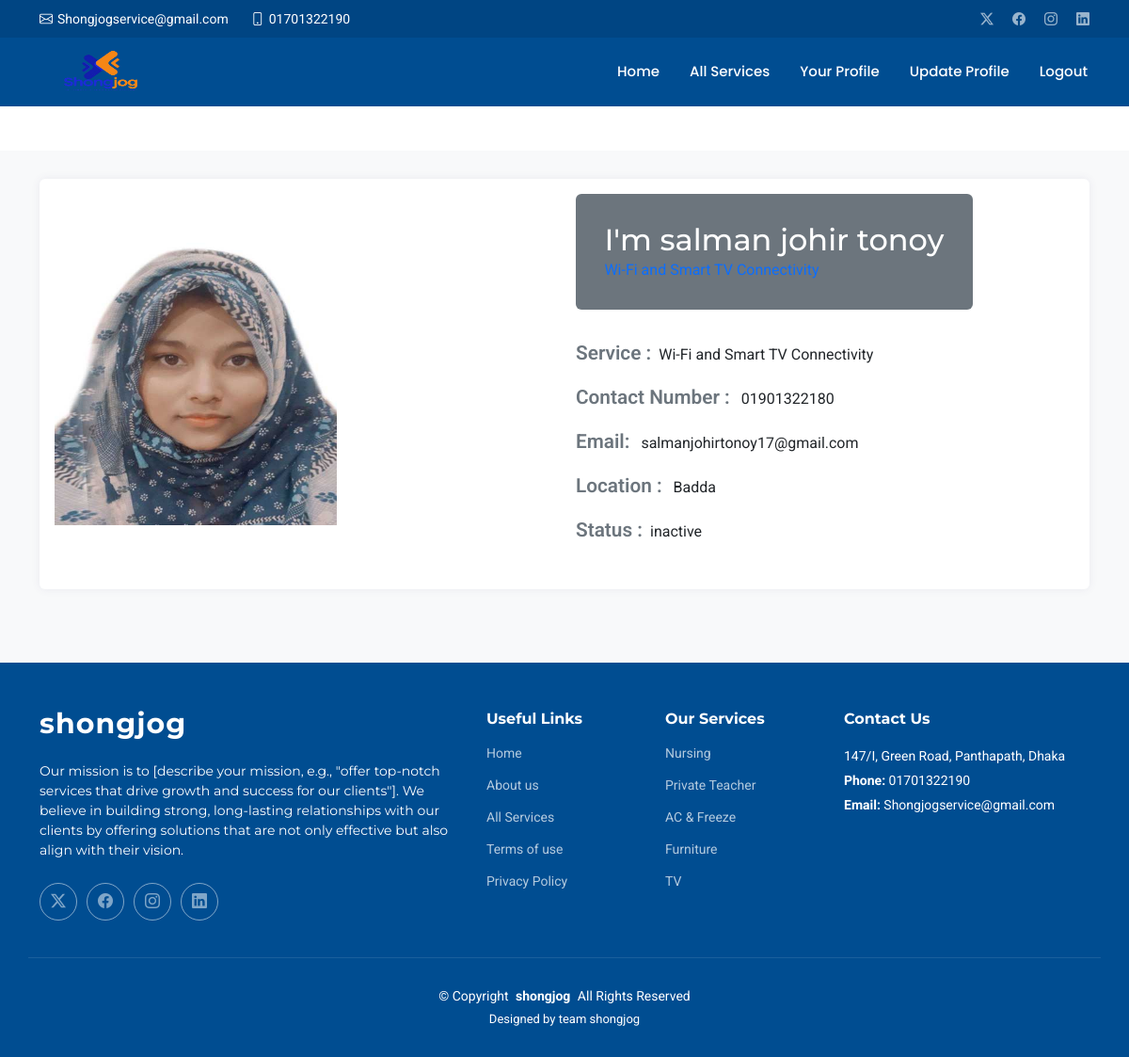
The app's page /profile/ (signed in), older data.
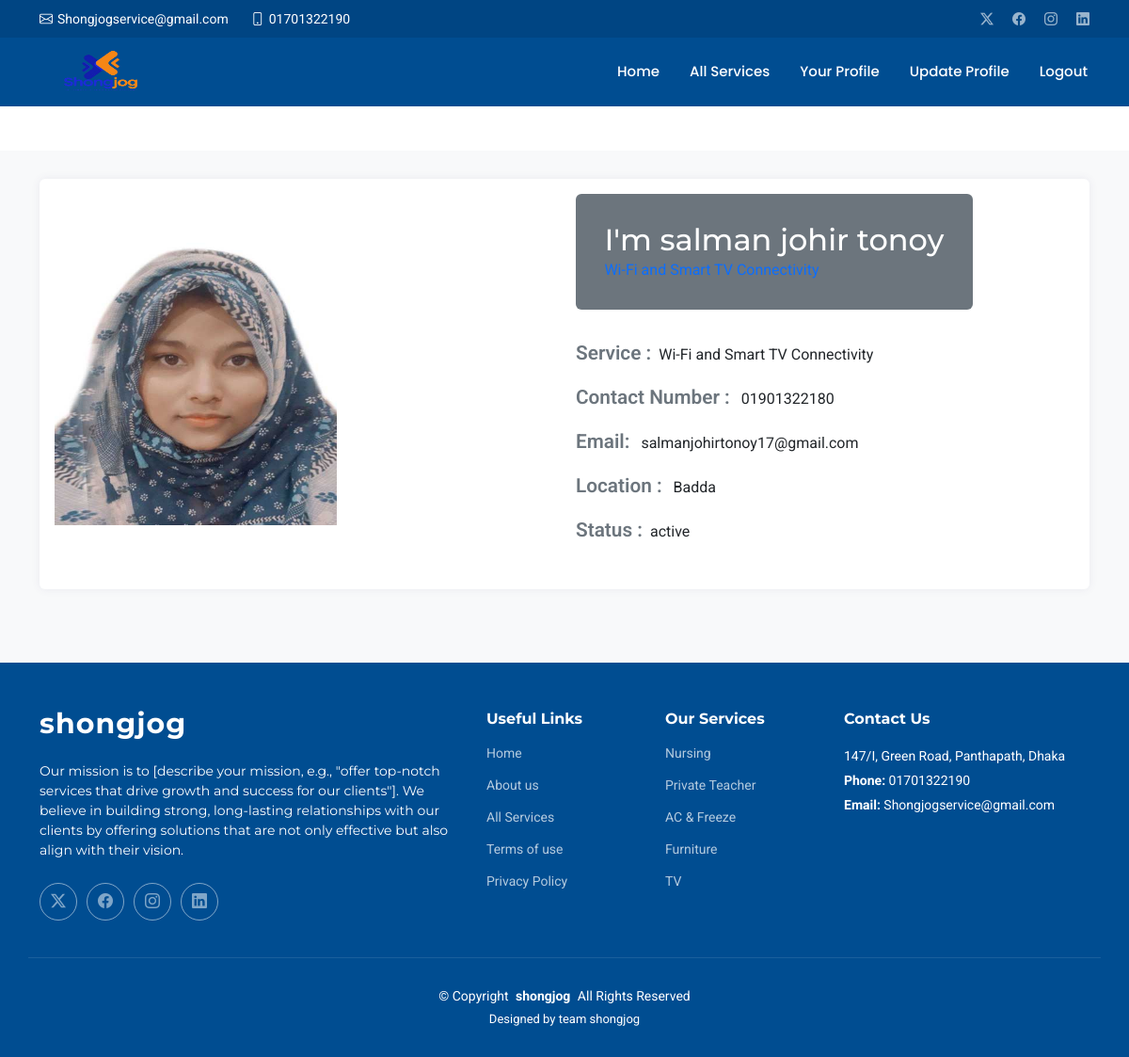
The same page, newer data.
### shongjog/models.py (models this page shows, shortened)
class Infomation_Home(models.Model):
    gmail = models.CharField(max_length=255, blank=True, null=True)
    contact_number = models.CharField(max_length=20)
    address = models.CharField(max_length=200)
    open_hour = models.CharField(max_length=100)
    footer_description = models.TextField(blank=True, null=True)
    copyright = models.CharField(max_length=100)
    design = models.CharField(max_length=100)

class Registration(models.Model):
    user = models.OneToOneField(User, on_delete=models.CASCADE , blank=True, null=True)  # Linked with Django's User model
    phone_number = models.CharField(max_length=15)
    status = models.CharField(max_length=8, choices=[('active', 'Active'), ('inactive', 'Inactive')], default='active')
    occupation = models.CharField(max_length=100)
    area = models.CharField(max_length=100 , blank=True, null=True)
    picture = models.ImageField(upload_to='profile_pictures/', blank=True, null=True)

### all_services/models.py (models this page shows, shortened)
class Services(models.Model):
    service_name = models.CharField(max_length=200)
    image_1 = models.ImageField(upload_to="image/", null=True, blank=True)
    image_2 = models.ImageField(upload_to="image/", null=True, blank=True)
    image_3 = models.ImageField(upload_to="image/", null=True, blank=True)

### shongjog/views.py (the view)
# urls.py: path('profile/', views.profile, name='profile'),
def profile(request):
    registration = get_object_or_404(Registration, user=request.user)
    info_home = get_object_or_404(Infomation_Home)
    search_todo = Services.objects.prefetch_related('service_items').all()
    context = {
        'registration': registration,
        'info_home': info_home,
        'search_todo' : search_todo,
    }
    return render(request, 'profile.html', context)

### templates/profile.html (shortened to what this page needs)
{% load static %}
<!DOCTYPE html>
<html lang="en">
  <head>
    <link
      href="/static/assets/vendor/bootstrap/css/bootstrap.min.css"
      rel="stylesheet"
    />
    <link
      href="/static/assets/vendor/bootstrap-icons/bootstrap-icons.css"
      rel="stylesheet"
    />
    <link href="/static/assets/vendor/aos/aos.css" rel="stylesheet" />
    <link
      href="/static/assets/vendor/glightbox/css/glightbox.min.css"
      rel="stylesheet"
    />
    <link
      href="/static/assets/vendor/swiper/swiper-bundle.min.css"
      rel="stylesheet"
    />
    <link href="/static/assets/css/main.css" rel="stylesheet" />
  </head>
  <body class="index-page">
    <header id="header" class="header fixed-top">
      <div class="topbar d-flex align-items-center">
        <div
          class="container d-flex justify-content-center justify-content-md-between"
        >
          <div class="contact-info d-flex align-items-center">
            <i class="bi bi-envelope d-flex align-items-center"
              ><a href="mailto:contact@example.com">{{ info_home.gmail }}</a></i
            >
            <i class="bi bi-phone d-flex align-items-center ms-4"
              ><span>{{ info_home.contact_number }}</span></i
            >
          </div>
          <div class="social-links d-none d-md-flex align-items-center">
            <a href="#" class="twitter"><i class="bi bi-twitter-x"></i></a>
            <a href="#" class="facebook"><i class="bi bi-facebook"></i></a>
            <a href="#" class="instagram"><i class="bi bi-instagram"></i></a>
            <a href="#" class="linkedin"><i class="bi bi-linkedin"></i></a>
          </div>
        </div>
      </div>
      <div class="branding d-flex align-items-cente">
        <div
          class="container position-relative d-flex align-items-center justify-content-between"
        >
          <a href="/" class="logo d-flex align-items-center">
            <h1 class="sitename">
              <img src="/static/assets/img/logo.png" alt="" />
            </h1>
          </a>
          <nav id="navmenu" class="navmenu">
            <ul>
              <li>
                <a href="/">Home<br/></a>
              </li>
              <li><a href="/all_services/">All Services</a></li>
              {% if user.is_authenticated %}
              <li><a href="{% url 'profile' %}">Your Profile</a></li>
              {% else %}
              <li><a href="{% url 'login' %}">Log In</a></li>
              {% endif %}
              <li><a href="{% url 'update_profile' %}">Update Profile</a></li>
              <li><a href="{% url 'logout' %}?next=/" >Logout</a></li>
            </ul>
          </nav>
        </div>
      </div>
    </header>
    <main class="main" style="margin-top:20vh;">
        <section class="bg-light">
            <div class="container">
                <div class="row">
                    <div class="col-lg-12 mb-4 mb-sm-5">
                        <div class="card card-style1 border-0">
                            <div class="card-body p-1-9 p-sm-2-3 p-md-6 p-lg-7">
                                <div class="row align-items-center">
                                    <div class="col-lg-6 mb-4 mb-lg-0">
                                        {% if  registration.picture  %}
                                        <img style = "width: 300px;height : 300px;" src="{{ registration.picture.url }}" alt="...">
                                        {% else %}
                                        <img style = "width: 300px;height : 300px;" src="https://static.vecteezy.com/system/resources/thumbnails/027/951/137/small_2x/stylish-spectacles-guy-3d-avatar-character-illustrations-png.png" alt="...">
                                        {% endif %}
                                    </div>
                                    <div class="col-lg-6 px-xl-10">
                                        <div class="bg-secondary d-lg-inline-block py-1-9 px-1-9 px-sm-6 mb-1-9 rounded">
                                            <h3 class="h2 text-white mb-0">I'm {{ registration.user.first_name }} {{ registration.user.last_name }}</h3>
                                            <span class="text-primary">{{ registration.occupation}}</span>
                                        </div>
                                        <ul class="list-unstyled mb-1-9">
                                            <li class="mb-2 mb-xl-3 display-28"><span class="display-26 text-secondary me-2 font-weight-600">Service :</span>{{ registration.occupation}} </li>
                                            <li class="mb-2 mb-xl-3 display-28"><span class="display-26 text-secondary me-2 font-weight-600">Contact Number :</span> {{ registration.phone_number }}</li>
                                            <li class="mb-2 mb-xl-3 display-28"><span class="display-26 text-secondary me-2 font-weight-600">Email:</span> {{ registration.user.email }}</li>
                                            <li class="mb-2 mb-xl-3 display-28"><span class="display-26 text-secondary me-2 font-weight-600">Location :</span> {{ registration.area }}</li>
                                            <li class="display-28"><span class="display-26 text-secondary me-2 font-weight-600">Status :</span>{{ registration.status }}</li>
                                        </ul>
                                    </div>
                                </div>
                            </div>
                        </div>
                    </div>
                </div>
            </div>
        </section>
    </main>
    <footer id="footer" class="footer accent-background">
      <div class="container footer-top">
        <div class="row gy-4">
          <div class="col-lg-5 col-md-12 footer-about">
            <a href="/" class="logo d-flex align-items-center">
              <span class="sitename">shongjog</span>
            </a>
            <p>
              {{ info_home.footer_description }}
            </p>
            <div class="social-links d-flex mt-4">
              <a href=""><i class="bi bi-twitter-x"></i></a>
              <a href=""><i class="bi bi-facebook"></i></a>
              <a href=""><i class="bi bi-instagram"></i></a>
              <a href=""><i class="bi bi-linkedin"></i></a>
            </div>
          </div>
          <div class="col-lg-2 col-6 footer-links">
            <h4>Useful Links</h4>
            <ul>
              <li><a href="/">Home</a></li>
              <li><a href="#about">About us</a></li>
              <li><a href="#all_services">All Services</a></li>
              <li><a href="/">Terms of use</a></li>
              <li><a href="/">Privacy Policy</a></li>
            </ul>
          </div>
          <div class="col-lg-2 col-6 footer-links">
            <h4>Our Services</h4>
            {% for item in search_todo|slice:":5" %}
            <ul>
              <li style = "padding-bottom: 20px;"><a href="/all_services/?text={{ item.service_name }}#{{ item.service_name }}/">{{ item.service_name }}</a></li>
            </ul>
            {% endfor %}
          </div>
          <div
            class="col-lg-3 col-md-12 footer-contact text-center text-md-start"
          >
            <h4>Contact Us</h4>
            <p>{{ info_home.address }}</p>
            <p class="mt-1">
              <strong>Phone:</strong> <span>{{ info_home.contact_number }}</span>
            </p>
            <p><strong>Email:</strong> <span>{{ info_home.gmail }}</span></p>
          </div>
        </div>
      </div>
      <div class="container copyright text-center mt-4">
        <p>
          © <span>Copyright</span>
          <strong class="px-1 sitename">{{ info_home.copyright }}</strong>
          <span>All Rights Reserved</span>
        </p>
        <div class="credits">Designed by <a href="">{{ info_home.design }}</a></div>
      </div>
    </footer>
  </body>
</html>

### templates/profile.html (style rules this page uses)
.card-style1 { box-shadow: 0px 0px 10px 0px rgb(89 75 128 / 9%); }
.border-0 { border: 0!important; }
.card { position: relative; display: flex; flex-direction: column; min-width: 0; word-wrap: break-word; background-color: #fff; background-clip: border-box; border: 1px solid rgba(0,0,0,.125); border-radius: 0.25rem; }
section { padding: 120px 0; overflow: hidden; background: #fff; }
.text-primary { color: #ceaa4d !important; }
.text-secondary { color: #15395A !important; }
.font-weight-600 { font-weight: 600; }
.display-26 { font-size: 1.3rem; }
@media screen and (min-width: 992px) { .p-lg-7 { padding: 4rem; } }
@media screen and (min-width: 768px) { .p-md-6 { padding: 3.5rem; } }
@media screen and (min-width: 576px) { .p-sm-2-3 { padding: 2.3rem; } }
.p-1-9 { padding: 1.9rem; }
.bg-secondary { background: #15395A !important; }
@media screen and (min-width: 576px) { .pe-sm-6, .px-sm-6 { padding-right: 3.5rem; } }
@media screen and (min-width: 576px) { .ps-sm-6, .px-sm-6 { padding-left: 3.5rem; } }
.pe-1-9, .px-1-9 { padding-right: 1.9rem; }
.ps-1-9, .px-1-9 { padding-left: 1.9rem; }
.pb-1-9, .py-1-9 { padding-bottom: 1.9rem; }
.pt-1-9, .py-1-9 { padding-top: 1.9rem; }
.mb-1-9, .my-1-9 { margin-bottom: 1.9rem; }
@media (min-width: 992px) { .d-lg-inline-block { display: inline-block!important; } }
.rounded { border-radius: 0.25rem!important; }

Row changes from the older to the newer data that the page shows:
changed Registration "Wi-Fi and Smart TV Connectivity": status "inactive" → "active"
